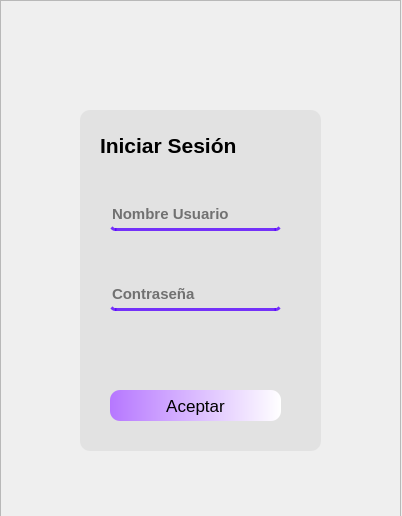
<?xml version="1.0" encoding="UTF-8"?>
<ui version="4.0">
 <class>MainWindow</class>
 <widget class="QMainWindow" name="MainWindow">
  <property name="geometry">
   <rect>
    <x>0</x>
    <y>0</y>
    <width>402</width>
    <height>516</height>
   </rect>
  </property>
  <property name="windowTitle">
   <string>MainWindow</string>
  </property>
  <widget class="QWidget" name="centralwidget">
   <property name="styleSheet">
    <string notr="true"/>
   </property>
   <widget class="QFrame" name="frame">
    <property name="geometry">
     <rect>
      <x>0</x>
      <y>0</y>
      <width>401</width>
      <height>521</height>
     </rect>
    </property>
    <property name="styleSheet">
     <string notr="true"/>
    </property>
    <property name="frameShape">
     <enum>QFrame::StyledPanel</enum>
    </property>
    <property name="frameShadow">
     <enum>QFrame::Raised</enum>
    </property>
    <widget class="QLabel" name="label">
     <property name="geometry">
      <rect>
       <x>100</x>
       <y>130</y>
       <width>191</width>
       <height>31</height>
      </rect>
     </property>
     <property name="font">
      <font>
       <pointsize>16</pointsize>
       <weight>75</weight>
       <bold>true</bold>
      </font>
     </property>
     <property name="text">
      <string>Iniciar Sesión</string>
     </property>
    </widget>
    <widget class="QLineEdit" name="UsuarioEdit">
     <property name="geometry">
      <rect>
       <x>110</x>
       <y>200</y>
       <width>171</width>
       <height>31</height>
      </rect>
     </property>
     <property name="font">
      <font>
       <pointsize>11</pointsize>
       <weight>75</weight>
       <bold>true</bold>
      </font>
     </property>
     <property name="styleSheet">
      <string notr="true">background-color: rgba(74, 30, 134, 0);
border: none;
border-bottom: 3px solid rgba(85, 0, 255, 200);
border-radius: 5
</string>
     </property>
     <property name="text">
      <string/>
     </property>
     <property name="placeholderText">
      <string>Nombre Usuario</string>
     </property>
    </widget>
    <widget class="QLineEdit" name="ContrasenaEdit">
     <property name="geometry">
      <rect>
       <x>110</x>
       <y>280</y>
       <width>171</width>
       <height>31</height>
      </rect>
     </property>
     <property name="font">
      <font>
       <pointsize>11</pointsize>
       <weight>75</weight>
       <bold>true</bold>
      </font>
     </property>
     <property name="styleSheet">
      <string notr="true">background-color: rgba(74, 30, 134, 0);
border: none;
border-bottom: 3px solid rgba(85, 0, 255, 200);
border-radius: 5
</string>
     </property>
     <property name="echoMode">
      <enum>QLineEdit::PasswordEchoOnEdit</enum>
     </property>
     <property name="placeholderText">
      <string>Contraseña</string>
     </property>
    </widget>
    <widget class="QPushButton" name="BotonAceptar">
     <property name="geometry">
      <rect>
       <x>110</x>
       <y>390</y>
       <width>171</width>
       <height>31</height>
      </rect>
     </property>
     <property name="font">
      <font>
       <pointsize>13</pointsize>
       <weight>50</weight>
       <bold>false</bold>
      </font>
     </property>
     <property name="styleSheet">
      <string notr="true">background-color: qlineargradient(spread:pad, x1:0, y1:0, x2:1, y2:0, stop:0 rgba(182, 119, 255, 255), stop:1 rgba(255, 255, 255, 255));
border-radius: 10
</string>
     </property>
     <property name="text">
      <string>Aceptar</string>
     </property>
    </widget>
    <widget class="QLabel" name="label_3">
     <property name="geometry">
      <rect>
       <x>80</x>
       <y>110</y>
       <width>241</width>
       <height>341</height>
      </rect>
     </property>
     <property name="styleSheet">
      <string notr="true">background-color: rgba(220, 220, 220, 165);
border-radius: 10
</string>
     </property>
     <property name="text">
      <string/>
     </property>
    </widget>
    <widget class="QLabel" name="label_2">
     <property name="geometry">
      <rect>
       <x>0</x>
       <y>0</y>
       <width>401</width>
       <height>601</height>
      </rect>
     </property>
     <property name="styleSheet">
      <string notr="true">border-image: url(:/prefijoNuevo/foto inicial.jpg);</string>
     </property>
     <property name="text">
      <string/>
     </property>
    </widget>
    <zorder>label_2</zorder>
    <zorder>label_3</zorder>
    <zorder>label</zorder>
    <zorder>UsuarioEdit</zorder>
    <zorder>ContrasenaEdit</zorder>
    <zorder>BotonAceptar</zorder>
   </widget>
  </widget>
 </widget>
 <resources/>
 <connections/>
</ui>
